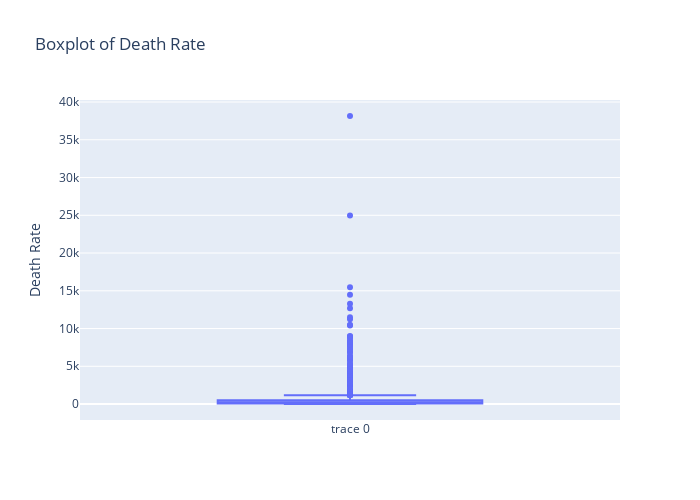

Notebook cell for this chart:
### Code cell
import plotly.graph_objects as go
fig = go.Figure()
fig.add_trace(go.Box(y = processed_data["avganncount"],boxpoints="outliers"))
fig.update_layout(title='Boxplot of Death Rate',
    yaxis_title='Death Rate',
    width=700,
    height=500)
fig.show()

### Figure 1 — Plotly figure (JSON) as saved in the notebook; plotly's stock layout.template omitted (floating-point values rounded to 4 significant figures; data arrays with more than 128 entries replaced by an {"elided": "..."} marker saying what was removed)
{"data": [{"boxpoints": "outliers", "type": "box", "y": {"elided": "3047 float values"}}], "layout": {"height": 500, "title": {"text": "Boxplot of Death Rate"}, "width": 700, "yaxis": {"title": {"text": "Death Rate"}}}}
